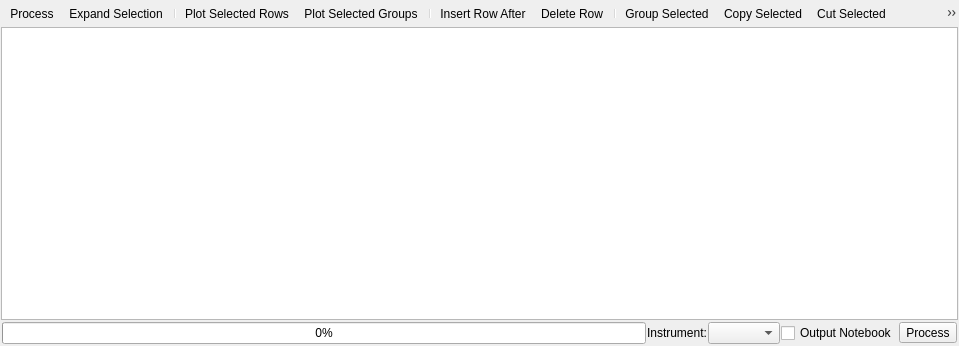
<?xml version="1.0" encoding="UTF-8"?>
<ui version="4.0">
 <class>DataProcessorWidget</class>
 <widget class="QWidget" name="DataProcessorWidget">
  <property name="geometry">
   <rect>
    <x>0</x>
    <y>0</y>
    <width>959</width>
    <height>346</height>
   </rect>
  </property>
  <layout class="QHBoxLayout" name="layoutTableView">
    <property name="spacing">
           <number>1</number>
         </property>
    <property name="margin">
           <number>1</number>
         </property>
    <item>
           <layout class="QVBoxLayout" name="layoutButtonsTable">
             <property name="spacing">
               <number>1</number>
             </property>
             <item>
               <widget class="QToolBar" name="rowToolBar">
                 <property name="styleSheet">
                   <string>QToolBar{border: none;}</string>
                 </property>
                 <addaction name="actionProcess"/>
                 <addaction name="actionExpandSelection"/>
                 <addaction name="separator"/>
                 <addaction name="actionPlotRow"/>
                 <addaction name="actionPlotGroup"/>
                 <addaction name="separator"/>
                 <addaction name="actionAppendRow"/>
                 <addaction name="actionDeleteRow"/>
                 <addaction name="separator"/>
                 <addaction name="actionGroupRows"/>
                 <addaction name="actionCopySelected"/>
                 <addaction name="actionCutSelected"/>
                 <addaction name="actionPasteSelected"/>
                 <addaction name="actionClearSelected"/>
                 <addaction name="actionHelp"/>
               </widget>
             </item>
             <item>
               <widget class="QTableView" name="viewTable">
                 <property name="sizePolicy">
                   <sizepolicy hsizetype="Expanding" vsizetype="Expanding">
                     <horstretch>0</horstretch>
                     <verstretch>0</verstretch>
                   </sizepolicy>
                 </property>
                 <property name="contextMenuPolicy">
                   <enum>Qt::CustomContextMenu</enum>
                 </property>
                 <property name="editTriggers">
                   <set>QAbstractItemView::AnyKeyPressed|QAbstractItemView::DoubleClicked|QAbstractItemView::EditKeyPressed|QAbstractItemView::SelectedClicked</set>
                 </property>
                 <property name="alternatingRowColors">
                   <bool>true</bool>
                 </property>
                 <property name="selectionMode">
                   <enum>QAbstractItemView::ExtendedSelection</enum>
                 </property>
                 <property name="selectionBehavior">
                   <enum>QAbstractItemView::SelectRows</enum>
                 </property>
                 <attribute name="horizontalHeaderDefaultSectionSize">
                   <number>60</number>
                 </attribute>
                 <attribute name="horizontalHeaderMinimumSectionSize">
                   <number>20</number>
                 </attribute>
                 <attribute name="horizontalHeaderStretchLastSection">
                   <bool>true</bool>
                 </attribute>
                 <attribute name="verticalHeaderDefaultSectionSize">
                   <number>20</number>
                 </attribute>
               </widget>
             </item>
             <item>
               <layout class="QGridLayout" name="processLayout">
               </layout>
             </item>
             <item>
               <layout class="QHBoxLayout" name="layoutRowButtons">
                 <property name="margin">
                   <number>1</number>
                 </property>
                 <item>
                   <widget class="QProgressBar" name="progressBar">
                     <property name="whatsThis">
                       <string>Shows the current progress when processing.</string>
                     </property>
                     <property name="value">
                       <number>0</number>
                     </property>
                   </widget>
                 </item>
                 <item>
                   <widget class="QLabel" name="labelProcessInstrument">
                     <property name="text">
                       <string>Instrument:</string>
                     </property>
                   </widget>
                 </item>
                 <item>
                   <widget class="QComboBox" name="comboProcessInstrument">
                     <property name="sizePolicy">
                       <sizepolicy hsizetype="Minimum" vsizetype="Fixed">
                         <horstretch>0</horstretch>
                         <verstretch>0</verstretch>
                       </sizepolicy>
                     </property>
                     <property name="toolTip">
                       <string>Select the instrument to assume for fetching runs</string>
                     </property>
                     <property name="whatsThis">
                       <string>Specifies the instrument that data being processed was generated by. This is used to help identify the correct data to load when given sample run numbers to process.</string>
                     </property>
                   </widget>
                 </item>
                 <item>
                   <widget class="QCheckBox" name="checkEnableNotebook">
                     <property name="text">
                       <string>Output Notebook</string>
                     </property>
                   </widget>
                 </item>
                 <item>
                   <widget class="QToolButton" name="buttonProcess">
                     <property name="text">
                       <string>Process</string>
                     </property>
                     <property name="toolButtonStyle">
                       <enum>Qt::ToolButtonTextBesideIcon</enum>
                     </property>
                     <property name="arrowType">
                       <enum>Qt::NoArrow</enum>
                     </property>
                   </widget>
                 </item>
               </layout>
             </item>
           </layout>
         </item>
  </layout>
  <widget class="QMenu" name="menuOpenTable">
     <property name="title">
       <string>Open Table</string>
     </property>
     <property name="icon">
       <iconset resource="../../../../MantidPlot/icons/icons.qrc">
         <normaloff>:/multiload.png</normaloff>:/multiload.png
       </iconset>
     </property>
   </widget>
  <action name="actionNewTable">
   <property name="icon">
    <iconset resource="../../../../MantidPlot/icons/icons.qrc">
     <normaloff>:/new.png</normaloff>:/new.png</iconset>
   </property>
   <property name="text">
    <string>New Table</string>
   </property>
   <property name="whatsThis">
    <string>Discards the current contents of the processing table and starts afresh.</string>
   </property>
  </action>
  <action name="actionSaveTable">
   <property name="icon">
    <iconset resource="../../../../MantidPlot/icons/icons.qrc">
     <normaloff>:/filesave.png</normaloff>:/filesave.png</iconset>
   </property>
   <property name="text">
    <string>Save Table</string>
   </property>
   <property name="whatsThis">
    <string>Saves the current contents of the table to the table workspace that was last saved to or opened. If none exist, it prompts for a workspace name to save as.</string>
   </property>
  </action>
  <action name="actionSaveTableAs">
   <property name="icon">
    <iconset resource="../../../../MantidPlot/icons/icons.qrc">
     <normaloff>:/filesaveas.png</normaloff>:/filesaveas.png</iconset>
   </property>
   <property name="text">
    <string>Save Table As</string>
   </property>
   <property name="whatsThis">
    <string>Prompts for a workspace name to save the current contents of the table to.</string>
   </property>
  </action>
  <action name="actionAppendRow">
   <property name="icon">
    <iconset resource="../../../../MantidPlot/icons/icons.qrc">
     <normaloff>:/insert_row.png</normaloff>:/insert_row.png</iconset>
   </property>
   <property name="text">
    <string>Insert Row After</string>
   </property>
   <property name="toolTip">
    <string>Insert Row After</string>
   </property>
   <property name="whatsThis">
    <string>Inserts a new row after the first selected row. If no rows are selected then a new row is added at the end of the table.</string>
   </property>
  </action>
  <action name="actionPrependRow">
   <property name="icon">
    <iconset resource="../../../../MantidPlot/icons/icons.qrc">
     <normaloff>:/insert_row.png</normaloff>:/insert_row.png</iconset>
   </property>
   <property name="text">
    <string>Insert Row Before</string>
   </property>
   <property name="toolTip">
    <string>Insert Row Before</string>
   </property>
   <property name="whatsThis">
    <string>Inserts a new row before the first selected row. If no rows are selected then a new row is inserted at the start of the table.</string>
   </property>
  </action>
  <action name="actionDeleteRow">
   <property name="icon">
    <iconset resource="../../../../MantidPlot/icons/icons.qrc">
     <normaloff>:/delete_row.png</normaloff>:/delete_row.png</iconset>
   </property>
   <property name="text">
    <string>Delete Row</string>
   </property>
   <property name="whatsThis">
    <string>Deletes the selected rows.</string>
   </property>
  </action>
  <action name="actionGroupRows">
   <property name="icon">
    <iconset resource="../../../../MantidPlot/icons/icons.qrc">
     <normaloff>:/drag_curves.png</normaloff>:/drag_curves.png</iconset>
   </property>
   <property name="text">
    <string>Group Selected</string>
   </property>
   <property name="whatsThis">
    <string>Places all of the selected rows into the same group.</string>
   </property>
  </action>
  <action name="actionProcess">
   <property name="icon">
    <iconset resource="../../../../MantidPlot/icons/icons.qrc">
     <normaloff>:/stat_rows.png</normaloff>:/stat_rows.png</iconset>
   </property>
   <property name="text">
    <string>Process</string>
   </property>
   <property name="whatsThis">
    <string>Processes the selected rows. If no rows are selected then all rows are processed.</string>
   </property>
  </action>
  <action name="actionExpandSelection">
   <property name="icon">
    <iconset resource="../../../../MantidPlot/icons/icons.qrc">
     <normaloff>:/fit_frame.png</normaloff>:/fit_frame.png</iconset>
   </property>
   <property name="text">
    <string>Expand Selection</string>
   </property>
   <property name="toolTip">
    <string>Select an entire group</string>
   </property>
   <property name="whatsThis">
    <string>Expands the current selection to include any rows that are in the same group as any selected row.</string>
   </property>
  </action>
  <action name="actionOptionsDialog">
   <property name="icon">
    <iconset resource="../../../../MantidPlot/icons/icons.qrc">
     <normaloff>:/configure.png</normaloff>:/configure.png</iconset>
   </property>
   <property name="text">
    <string>Options...</string>
   </property>
   <property name="toolTip">
    <string>Set options for the Reflectometry UI</string>
   </property>
   <property name="whatsThis">
    <string>Opens a dialog that allows the behaviour of the Reflectometry UI to be customised.</string>
   </property>
  </action>
  <action name="actionClearSelected">
   <property name="icon">
    <iconset resource="../../../../MantidPlot/icons/icons.qrc">
     <normaloff>:/erase.png</normaloff>:/erase.png</iconset>
   </property>
   <property name="text">
    <string>Clear Selected</string>
   </property>
   <property name="whatsThis">
    <string>Clears the contents of the selected rows and ungroups them, placing each row into a unique group.</string>
   </property>
  </action>
  <action name="actionCopySelected">
   <property name="icon">
    <iconset resource="../../../../MantidPlot/icons/icons.qrc">
     <normaloff>:/copy.png</normaloff>:/copy.png</iconset>
   </property>
   <property name="text">
    <string>Copy Selected</string>
   </property>
   <property name="whatsThis">
    <string>Copies the selected rows to the clipboard. Each row is placed on a new line, and each cell is separated by a tab.</string>
   </property>
   <property name="shortcut">
    <string>Ctrl+C</string>
   </property>
  </action>
  <action name="actionPasteSelected">
   <property name="icon">
    <iconset resource="../../../../MantidPlot/icons/icons.qrc">
     <normaloff>:/paste.png</normaloff>:/paste.png</iconset>
   </property>
   <property name="text">
    <string>Paste Selected</string>
   </property>
   <property name="whatsThis">
    <string>Pastes the contents of the clipboard into the selected rows. If no rows are selected, new ones are added at the end of the table.</string>
   </property>
   <property name="shortcut">
    <string>Ctrl+V</string>
   </property>
  </action>
  <action name="actionCutSelected">
   <property name="icon">
    <iconset resource="../../../../MantidPlot/icons/icons.qrc">
     <normaloff>:/cut.png</normaloff>:/cut.png</iconset>
   </property>
   <property name="text">
    <string>Cut Selected</string>
   </property>
   <property name="whatsThis">
    <string>Copies the selected rows to the clipboard, and then deletes them. Each row is placed on a new line, and each cell is separated by a tab.</string>
   </property>
   <property name="shortcut">
    <string>Ctrl+X</string>
   </property>
  </action>
  <action name="actionSearch">
   <property name="icon">
    <iconset resource="../../../../MantidPlot/icons/icons.qrc">
     <normaloff>:/folder.png</normaloff>:/folder.png</iconset>
   </property>
   <property name="text">
    <string>Search</string>
   </property>
  </action>
  <action name="actionTransfer">
   <property name="icon">
    <iconset resource="../../../../MantidPlot/icons/icons.qrc">
     <normaloff>:/append_drag_curves.png</normaloff>:/append_drag_curves.png</iconset>
   </property>
   <property name="text">
    <string>Transfer</string>
   </property>
   <property name="toolTip">
    <string>Transfer the selected run(s) to the processing table.</string>
   </property>
   <property name="whatsThis">
    <string>Transfers the selected runs into the processing table.</string>
   </property>
  </action>
  <action name="actionImportTable">
   <property name="icon">
    <iconset resource="../../../../MantidPlot/icons/icons.qrc">
     <normaloff>:/open_template.png</normaloff>:/open_template.png</iconset>
   </property>
   <property name="text">
    <string>Import .TBL</string>
   </property>
   <property name="toolTip">
    <string>Import a .TBL file</string>
   </property>
   <property name="whatsThis">
    <string>Imports a .TBL file to a workspace using the LoadReflTBL algorithm. The resulting workspace can then be loaded as a table as normal.</string>
   </property>
  </action>
  <action name="actionExportTable">
   <property name="icon">
    <iconset resource="../../../../MantidPlot/icons/icons.qrc">
     <normaloff>:/save_template.png</normaloff>:/save_template.png</iconset>
   </property>
   <property name="text">
    <string>Export .TBL</string>
   </property>
   <property name="toolTip">
    <string>Export a .TBL file</string>
   </property>
   <property name="whatsThis">
    <string>Exports a table workspace to a .TBL file that can be used by the ISIS Reflectometry UI in older versions of Mantid.</string>
   </property>
  </action>
  <action name="actionHelp">
   <property name="icon">
    <iconset resource="../../../../MantidPlot/icons/icons.qrc">
     <normaloff>:/help.png</normaloff>:/help.png</iconset>
   </property>
   <property name="text">
    <string>Help</string>
   </property>
   <property name="toolTip">
    <string>Opens the documentation.</string>
   </property>
   <property name="whatsThis">
    <string>Opens the interface's documentation in the Qt Help Browser.</string>
   </property>
   <property name="shortcut">
    <string>F1</string>
   </property>
  </action>
  <action name="actionPlotRow">
   <property name="icon">
    <iconset resource="../../../../MantidPlot/icons/icons.qrc">
     <normaloff>:/graph.png</normaloff>:/graph.png</iconset>
   </property>
   <property name="text">
    <string>Plot Selected Rows</string>
   </property>
   <property name="toolTip">
    <string>Plot the selected rows</string>
   </property>
   <property name="whatsThis">
    <string>Creates a plot of the IvsQ workspaces produced by the selected rows.</string>
   </property>
  </action>
  <action name="actionPlotGroup">
   <property name="icon">
    <iconset resource="../../../../MantidPlot/icons/icons.qrc">
     <normaloff>:/trajectory.png</normaloff>:/trajectory.png</iconset>
   </property>
   <property name="text">
    <string>Plot Selected Groups</string>
   </property>
   <property name="toolTip">
    <string>Plot the selected groups</string>
   </property>
   <property name="whatsThis">
    <string>Creates a plot of the stitched IvsQ workspaces produced by any groups any selected rows are in.</string>
   </property>
  </action>
 </widget>
 <tabstops>
  <tabstop>viewTable</tabstop>
 </tabstops>
 <resources>
  <include location="../../../../MantidPlot/icons/icons.qrc"/>
 </resources>
</ui>
